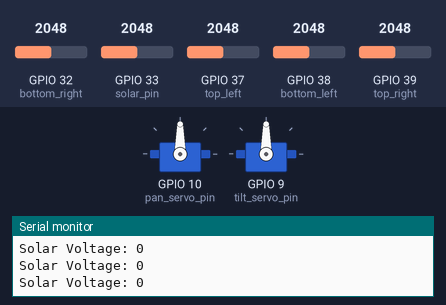
Bench run of a sketch on a simulated ESP32. Shown: 2 × servo, the last lines printed to the serial monitor. The test bench sets the inputs (shaded band); at power-on: GPIO 32 (bottom_right) = 2048, GPIO 38 (bottom_left) = 2048, GPIO 37 (top_left) = 2048, GPIO 39 (top_right) = 2048, GPIO 33 (solar_pin) = 2048.

Above: at 1.2 s.
1.3 s: GPIO 32 (bottom_right) set to 2110
At 1.86 s:
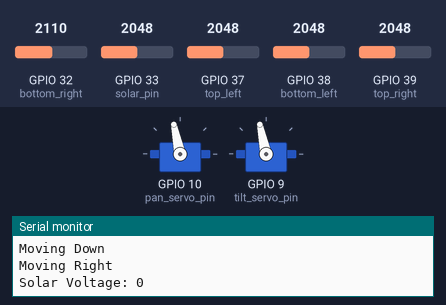
4.3 s: GPIO 38 (bottom_left) set to 2116
At 6.4 s:
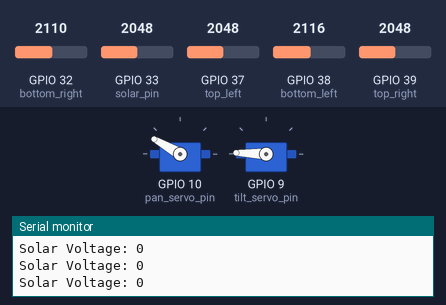
7.3 s: GPIO 37 (top_left) set to 2112
At 7.91 s:
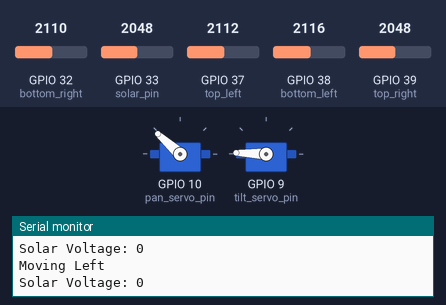
10.3 s: GPIO 39 (top_right) set to 2866
At 10.53 s:
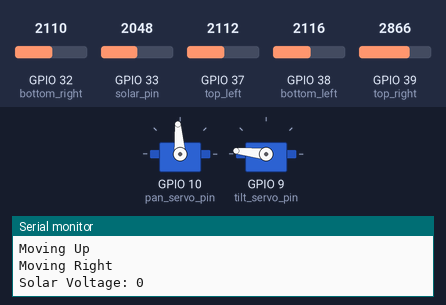
13.3 s: GPIO 37 (top_left) set to 2866
At 13.45 s:
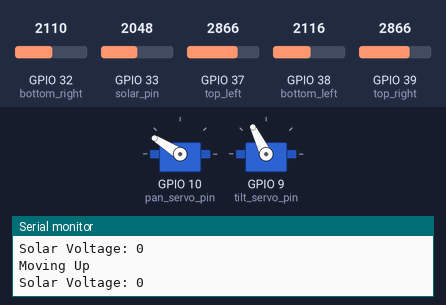
16.3 s: GPIO 38 (bottom_left) set to 2866
At 16.47 s:
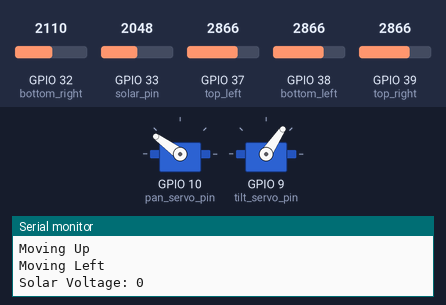
Timing chart, 0 to 22.3 s (numbered marks = the images above; inputs shaded):
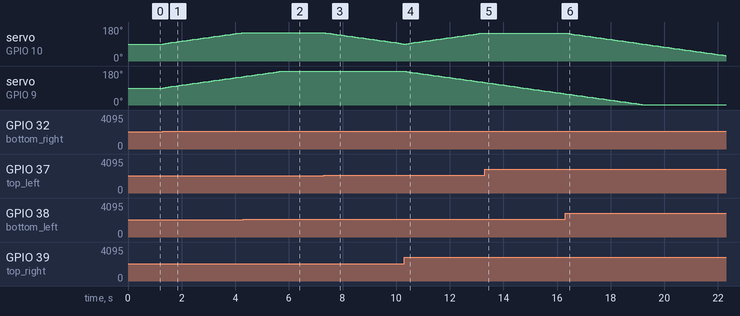

Measured:
- the behaviour switches between 2069 and 2070 on GPIO 32 (bottom_right) (found by bisection; images 0 and 1)
- the behaviour switches between 2089 and 2090 on GPIO 38 (bottom_left) (found by bisection; images 1 and 2)
- the behaviour switches between 2063 and 2064 on GPIO 37 (top_left) (found by bisection; images 2 and 3)
- after the input at 1.3 s, servo on GPIO 10 (pan_servo_pin), servo on GPIO 9 (tilt_servo_pin): moves from 90° to 150° over 2.9 s, starting at once
- after the input at 4.3 s, servo on GPIO 10 (pan_servo_pin): stays 150° (without the input it goes to 152° after 0.03 s)
- after the input at 7.3 s, servo on GPIO 10 (pan_servo_pin): moves from 150° to 90° over 2.9 s, starting after 0.06 s
- after the input at 10.3 s, servo on GPIO 9 (tilt_servo_pin): moves from 178° to 120° over 2.8 s, starting after 0.08 s
- after the input at 13.3 s, servo on GPIO 10 (pan_servo_pin): stays 148° (without the input it goes to 150° after 0.00 s)
- after the input at 16.3 s, servo on GPIO 10 (pan_servo_pin): moves from 148° to 28° over 5.9 s, starting at once

The sketch:

Solar-Tracker_with_voltreader.ino
```cpp
#include <Arduino.h>
#include <ESP32Servo.h>
//////////////////////////////////////Servo Instances////////////////////////////////
Servo pan_servo;
Servo tilt_servo;
//////////////////////////////////////Pin Asignments//////////////////////////////////
#define top_left A1
#define top_right A3
#define bottom_left A2
#define bottom_right A4
#define pan_servo_pin 10
#define tilt_servo_pin 9
#define solar_pin A5
/////////////////////////////////////Tuning Parameters////////////////////////////////
const int tolerance = 10; //Difference between each quadrant, higher is less sensitive
const int cycle_time = 100; // Time before next control loop, higher is less sensitive
const int step_angle = 2; //Angle of servo movement for every loop, lower is less jerky
////////////////////////////////////Variable Declaration//////////////////////////////
int top_quadrant;
int bottom_quadrant;
int left_quadrant;
int right_quadrant;
int tilt_angle = 90;
int pan_angle = 90;
int adc_ratio = 3.3/4095; //actual voltage per adc value
void setup() {
////////////////////////////////////Pin Modes//////////////////////////////////////////
  pinMode(top_left, INPUT);
  pinMode(top_right, INPUT);
  pinMode(bottom_left, INPUT);
  pinMode(bottom_right, INPUT);
  pinMode(solar_pin, INPUT);
////////////////////////////////////Servo Pin Asignment///////////////////////////////
  pan_servo.attach(pan_servo_pin);
  tilt_servo.attach(tilt_servo_pin);

  Serial.begin(9600); //Turns on the serial monitor and set it to 9600 baud
}

void loop() {
//////////////////////////////////////////////////////////////////////////////////////
  int top_left_data = analogRead(top_left); //       Read data from each photoressitor. "analogRead()" -
  int top_right_data = analogRead(top_right);//      is a function in arduino to read analog data from the
  int bottom_left_data = analogRead(bottom_left);//  "A" pin. Data ranges from 0-1023.
  int bottom_right_data = analogRead(bottom_right);
/////////////////////////////////////////////////////////////////////////////////////
  top_quadrant = (top_left_data + top_right_data)/2;//           Averages the value of each quadrant.
  bottom_quadrant = (bottom_left_data + bottom_right_data)/2;//  For exp: Top quadrant value is -
  left_quadrant = (top_left_data + bottom_left_data)/2;//        (top_left_photo + top_right_photo)/2
  right_quadrant = (top_right_data + bottom_right_data)/2;

/////////////////////////////////////////////////////Tilt Algorithm///////////////////
  if((top_quadrant > bottom_quadrant) &&
  abs(top_quadrant-bottom_quadrant) > tolerance){// If the top quadrant is "heavier" (Meaning more light is-
    if(tilt_angle - step_angle > 0){//              hitting it), and the difference between them in absolute-
      tilt_angle -= step_angle;//                   value is greater that tolerance, tilt servo up.
      tilt_servo.write(tilt_angle);//move tilt servo to tilt angle
      Serial.println("Moving Up");//
    }
  }else if((top_quadrant < bottom_quadrant) && //    If the bottom quadrant is "heavier" (Meaning more light is-
  abs(top_quadrant-bottom_quadrant) > tolerance){//  hitting it), and the difference between them in absolute-
    if(tilt_angle + step_angle < 180){//             value is greater than tolerence, tilt servo down.
      tilt_angle += step_angle;
      tilt_servo.write(tilt_angle);//move tilt servo to tilt angle
      Serial.println("Moving Down");
    }
  }
/////////////////////////////////////////////////////////////////////////////////////
  if((right_quadrant > left_quadrant) &&//           If the right quadrant is "heavier" (Meaning more light is-
  abs(right_quadrant-left_quadrant) > tolerance){//  hitting it), and the difference between them in absolute-
    if(pan_angle + step_angle < 180){//              value is greater than tolerance, pan servo right.
      pan_angle += step_angle;
      pan_servo.write(pan_angle); //move pan servo to pan angle
      Serial.println("Moving Right");
    }
  }else if((right_quadrant < left_quadrant) &&//     If the left quadrnt is "heavier" (Meaning more light is-
  abs(right_quadrant-left_quadrant) > tolerance){//  hitting it), and the difference between them in absolute-
    if(pan_angle - step_angle > 0){//                value is greater than tolerance, pan servo left.
      pan_angle -= step_angle;
      pan_servo.write(pan_angle);//move pan servo to pan angle
      Serial.println("Moving Left");
    }
  }

  int solar_voltage = analogRead(solar_pin)*adc_ratio; //calculates actual voltage and print the values
  Serial.print("Solar Voltage: ");
  Serial.println(solar_voltage*2); //times 2 because of the voltage divider assembly.

  delay(cycle_time); //delay the loop by cycle time.
}
```
